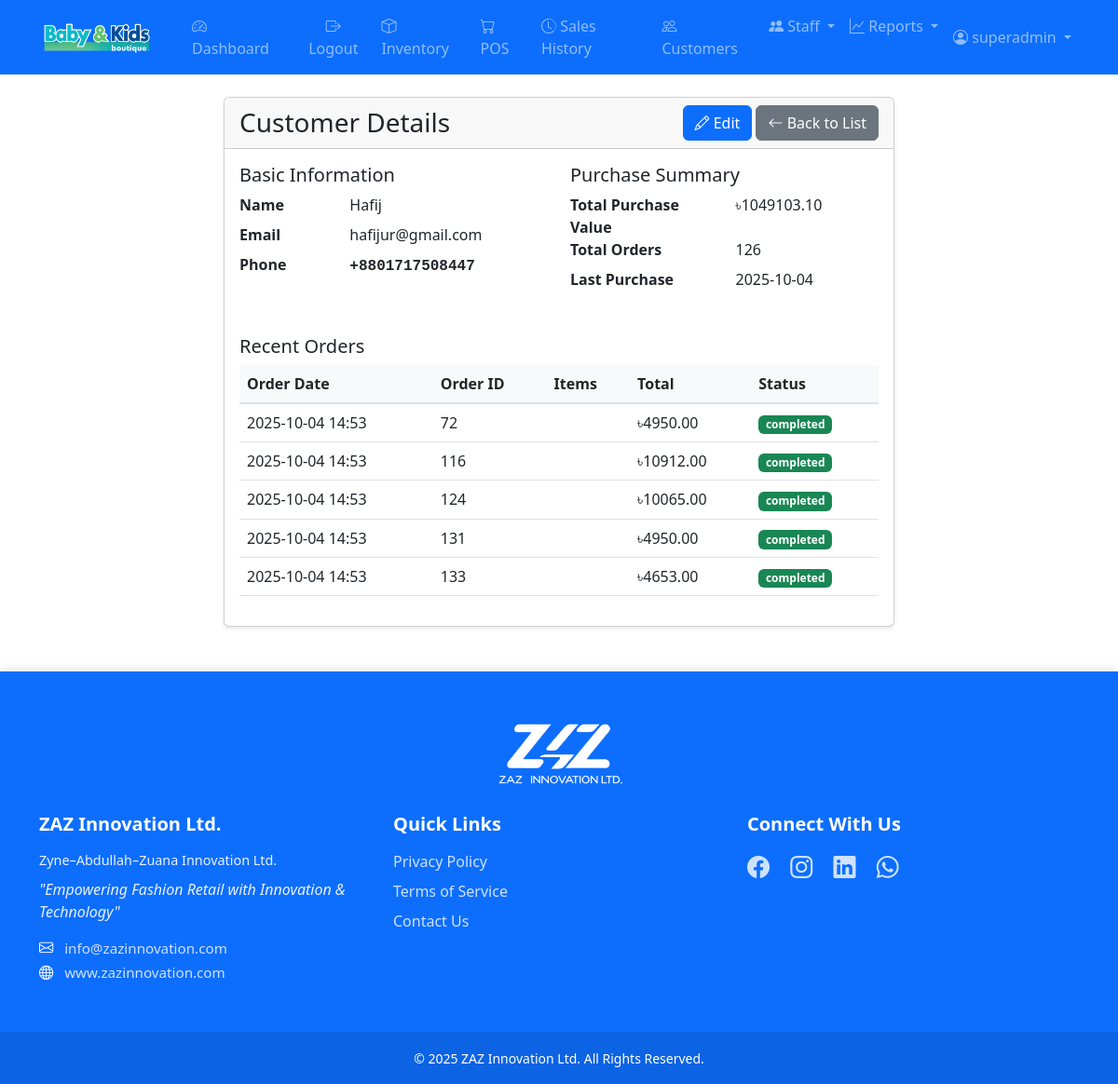
/accounts/customers/4/ (signed in), run on the app's committed database.
### accounts/models.py (models this page shows, shortened)
class Customer(models.Model):
    name = models.CharField(max_length=100)
    email = models.EmailField(blank=True, null=True)
    phone_number = models.CharField(max_length=14, blank=True, null=True,
                                  help_text="")
    total_purchase_value = models.DecimalField(
        max_digits=12,
        decimal_places=2,
        default=0,
        validators=[MinValueValidator(0)]
    )
    created_at = models.DateTimeField(auto_now_add=True)
    updated_at = models.DateTimeField(auto_now=True)
    def get_formatted_phone(self):
        if not self.phone_number:
            return "Not provided"
        return self.phone_number

### sales/models.py (models this page shows, shortened)
class Order(models.Model):
    ORDER_STATUS_CHOICES = [
        ('pending', 'Pending'),
        ('completed', 'Completed'),
        ('cancelled', 'Cancelled'),
    ]
    customer = models.ForeignKey('accounts.Customer', null=True, on_delete=models.PROTECT)
    salesperson = models.ForeignKey(User, on_delete=models.PROTECT)
    shop_assistant = models.ForeignKey(
        'accounts.ShopAssistant',
        null=True,
        blank=True,
        on_delete=models.SET_NULL,
        help_text="Shop assistant who helped with this sale"
    )
    order_date = models.DateTimeField(auto_now_add=True)
    subtotal = models.DecimalField(max_digits=10, decimal_places=2, validators=[MinValueValidator(0)], default=0)
    tax = models.DecimalField(max_digits=10, decimal_places=2, validators=[MinValueValidator(0)], default=0)
    total = models.DecimalField(max_digits=10, decimal_places=2, validators=[MinValueValidator(0)], default=0)
    status = models.CharField(max_length=20, choices=ORDER_STATUS_CHOICES, default='pending')

### accounts/views.py (the view)
# urls.py: path('customers/<int:pk>/', views.CustomerDetailView.as_view(), name='customer-detail'),
class CustomerDetailView(LoginRequiredMixin, DetailView):
    model = Customer
    template_name = 'accounts/customer_detail.html'
    context_object_name = 'customer'
    def get_context_data(self, **kwargs):
        context = super().get_context_data(**kwargs)
        orders = self.object.order_set.select_related('salesperson')
        context['orders'] = orders
        context['last_order_date'] = orders.order_by('-order_date').values_list('order_date', flat=True).first()
        return context

### templates/accounts/customer_detail.html (shortened to what this page needs)
{% extends "base.html" %}
{% block content %}
<div class="container">
    <div class="row justify-content-center">
        <div class="col-md-8">
            <div class="card">
                <div class="card-header">
                    <div class="d-flex justify-content-between align-items-center">
                        <h3 class="card-title mb-0">Customer Details</h3>
                        <div>
                            <a href="{% url 'accounts:customer-edit' customer.pk %}" class="btn btn-primary">
                                <i class="bi bi-pencil"></i> Edit
                            </a>
                            <a href="{% url 'accounts:customer-list' %}" class="btn btn-secondary">
                                <i class="bi bi-arrow-left"></i> Back to List
                            </a>
                        </div>
                    </div>
                </div>
                <div class="card-body">
                    <div class="row mb-4">
                        <div class="col-md-6">
                            <h5>Basic Information</h5>
                            <dl class="row">
                                <dt class="col-sm-4">Name</dt>
                                <dd class="col-sm-8">{{ customer.name }}</dd>
                                <dt class="col-sm-4">Email</dt>
                                <dd class="col-sm-8">{{ customer.email|default:"Not provided" }}</dd>
                                <dt class="col-sm-4">Phone</dt>
                                <dd class="col-sm-8">
                                    <span class="fw-bold font-monospace">{{ customer.get_formatted_phone }}</span>
                                </dd>
                            </dl>
                        </div>
                        <div class="col-md-6">
                            <h5>Purchase Summary</h5>
                            <dl class="row">
                                <dt class="col-sm-6">Total Purchase Value</dt>
                                <dd class="col-sm-6">৳{{ customer.total_purchase_value|floatformat:2 }}</dd>
                                <dt class="col-sm-6">Total Orders</dt>
                                <dd class="col-sm-6">{{ customer.order_set.count }}</dd>
                                <dt class="col-sm-6">Last Purchase</dt>
                                <dd class="col-sm-6">
                                    {% if last_order_date %}
                                        {{ last_order_date|date:"Y-m-d" }}
                                    {% else %}
                                        No purchases yet
                                    {% endif %}
                                </dd>
                            </dl>
                        </div>
                    </div>
                    {% if customer.order_set.exists %}
                    <div class="mt-4">
                        <h5>Recent Orders</h5>
                        <div class="table-responsive">
                            <table class="table table-hover">
                                <thead>
                                    <tr>
                                        <th>Order Date</th>
                                        <th>Order ID</th>
                                        <th>Items</th>
                                        <th>Total</th>
                                        <th>Status</th>
                                    </tr>
                                </thead>
                                <tbody>
                                    {% for order in customer.order_set.all|slice:":5" %}
                                    <tr>
                                        <td>{{ order.order_date|date:"Y-m-d H:i" }}</td>
                                        <td>{{ order.id }}</td>
                                        <td>{{ order.items.count }}</td>
                                        <td>৳{{ order.total|floatformat:2 }}</td>
                                        <td>
                                            <span class="badge bg-success">{{ order.status }}</span>
                                        </td>
                                    </tr>
                                    {% endfor %}
                                </tbody>
                            </table>
                        </div>
                    </div>
                    {% endif %}
                </div>
            </div>
        </div>
    </div>
</div>
{% endblock %}

### templates/base.html (shortened to what this page needs)
<!DOCTYPE html>
<html lang="en">
<head>
    <link href="https://cdn.jsdelivr.net/npm/bootstrap@5.3.0/dist/css/bootstrap.min.css" rel="stylesheet">
    <link href="https://cdn.jsdelivr.net/npm/bootstrap-icons@1.7.2/font/bootstrap-icons.css" rel="stylesheet">
    {% load static %}
    <link rel="stylesheet" href="{% static 'css/main.css' %}?v=1.1">
</head>
<body>
    <nav class="navbar navbar-expand-lg navbar-dark bg-primary">
        <div class="container">
            <a class="navbar-brand" href="{% url 'dashboard:dashboard' %}">
                <img src="{% static 'images/logo.png' %}" alt="Kids Store" height="40">
            </a>
            <div class="collapse navbar-collapse" id="navbarNav">
                {% if user.is_authenticated %}
                <ul class="navbar-nav me-auto">
                    <li class="nav-item">
                        <a class="nav-link" href="{% url 'dashboard:dashboard' %}">
                            <i class="bi bi-speedometer2"></i> Dashboard
                        </a>
                    </li>
                    <li class="nav-item">
                        <form method="post" action="{% url 'logout' %}" class="d-inline">
                            <button type="submit" class="nav-link border-0 bg-transparent">
                                <i class="bi bi-box-arrow-right"></i> Logout
                            </button>
                        </form>
                    </li>
                    <li class="nav-item">
                        <a class="nav-link" href="{% url 'inventory:product-list' %}">
                            <i class="bi bi-box"></i> Inventory
                        </a>
                    </li>
                    <li class="nav-item">
                        <a class="nav-link" href="{% url 'sales:pos' %}">
                            <i class="bi bi-cart"></i> POS
                        </a>
                    </li>
                    <li class="nav-item">
                        <a class="nav-link" href="{% url 'sales:sale-list' %}">
                            <i class="bi bi-clock-history"></i> Sales History
                        </a>
                    </li>
                    <li class="nav-item">
                        <a class="nav-link" href="{% url 'accounts:customer-list' %}">
                            <i class="bi bi-people"></i> Customers
                        </a>
                    </li>
                    {% if user.is_staff %}
                    <li class="nav-item dropdown">
                        <a class="nav-link dropdown-toggle" href="#" role="button" data-bs-toggle="dropdown">
                            <i class="bi bi-people-fill"></i> Staff
                        </a>
                    </li>
                    {% endif %}
                    {% if user.is_staff %}
                    <li class="nav-item dropdown">
                        <a class="nav-link dropdown-toggle" href="#" role="button" data-bs-toggle="dropdown">
                            <i class="bi bi-graph-up"></i> Reports
                        </a>
                    </li>
                    {% endif %}
                </ul>
                <ul class="navbar-nav">
                    <li class="nav-item dropdown">
                        <a class="nav-link dropdown-toggle" href="#" role="button" data-bs-toggle="dropdown">
                            <i class="bi bi-person-circle"></i> {{ user.username }}
                        </a>
                    </li>
                </ul>
                {% endif %}
            </div>
        </div>
    </nav>
    <div class="container mt-4">
        {% block content %}{% endblock %}
    </div>
    <footer class="footer bg-primary text-white mt-5">
        <div class="container py-5">
            <div class="footer-logo text-center mb-4">
                <img src="{% static 'images/logo-zaz.png' %}" alt="ZAZ Innovation Ltd." class="footer-brand-logo">
            </div>
            <div class="row">
                <div class="col-lg-4 mb-4 mb-lg-0">
                    <h5 class="mb-3">ZAZ Innovation Ltd.</h5>
                    <p class="company-full-name mb-2">Zyne–Abdullah–Zuana Innovation Ltd.</p>
                    <p class="tagline mb-3">"Empowering Fashion Retail with Innovation & Technology"</p>
                    <div class="contact-info">
                        <p class="mb-1"><i class="bi bi-envelope"></i> <a href="mailto:info@zazinnovation.com">info@zazinnovation.com</a></p>
                        <p class="mb-1"><i class="bi bi-globe"></i> <a href="https://www.zazinnovation.com" target="_blank">www.zazinnovation.com</a></p>
                    </div>
                </div>
                <div class="col-lg-4 mb-4 mb-lg-0">
                    <h5 class="mb-3">Quick Links</h5>
                    <ul class="list-unstyled">
                        <li class="mb-2"><a href="#">Privacy Policy</a></li>
                        <li class="mb-2"><a href="#">Terms of Service</a></li>
                        <li class="mb-2"><a href="#">Contact Us</a></li>
                    </ul>
                </div>
                <div class="col-lg-4">
                    <h5 class="mb-3">Connect With Us</h5>
                    <div class="social-icons">
                        <a href="#" class="me-3" title="Facebook"><i class="bi bi-facebook"></i></a>
                        <a href="#" class="me-3" title="Instagram"><i class="bi bi-instagram"></i></a>
                        <a href="#" class="me-3" title="LinkedIn"><i class="bi bi-linkedin"></i></a>
                        <a href="#" class="me-3" title="WhatsApp"><i class="bi bi-whatsapp"></i></a>
                    </div>
                </div>
            </div>
        </div>
        <div class="copyright-bar py-3">
            <div class="container text-center">
                <small>© 2025 ZAZ Innovation Ltd. All Rights Reserved.</small>
            </div>
        </div>
    </footer>
</body>
</html>

### static/css/main.css (style rules this page uses)
.card { transition: transform 0.2s; box-shadow: 0 2px 4px rgba(0,0,0,0.1); }
.table th { background-color: #f8f9fa; border-bottom: 2px solid #dee2e6; }
.navbar .nav-link { padding: 0.5rem 1rem; transition: color 0.2s; }
.footer { margin-top: auto; box-shadow: 0 -2px 10px rgba(0,0,0,0.1); }
.footer-logo { margin-bottom: 2rem; }
.footer-brand-logo { height: 80px; width: auto; filter: brightness(0) invert(1); transition: transform 0.3s ease; }
.footer h5 { font-weight: 600; margin-bottom: 1.5rem; }
.footer a { color: rgba(255,255,255,0.8); text-decoration: none; transition: color 0.2s ease; }
.footer .company-full-name { font-size: 0.9rem; color: rgba(255,255,255,0.9); }
.footer .tagline { font-style: italic; color: rgba(255,255,255,0.9); }
.footer .contact-info { font-size: 0.95rem; }
.footer .contact-info i { margin-right: 0.5rem; }
.footer .social-icons { font-size: 1.5rem; }
.footer .social-icons a { transition: transform 0.2s ease; display: inline-block; }
.footer .copyright-bar { background-color: rgba(0,0,0,0.1); }
body { min-height: 100vh; display: flex; flex-direction: column; }
.navbar-brand { padding: 0.25rem 0; margin-right: 2rem; }
.navbar-brand { padding: 0.25rem 0; }
.navbar-brand img { height: 45px; width: auto; object-fit: contain; display: block; }

### data on the page
Customer: name "Hafij", email "hafijur@gmail.com", get_formatted_phone "+8801717508447", total_purchase_value "1049103.10", order_set.count "126"
Order: order_date "2025-10-04 14:53", id "72", total "4950.00", status "completed"
Order: order_date "2025-10-04 14:53", id "116", total "10912.00", status "completed"
Order: order_date "2025-10-04 14:53", id "124", total "10065.00", status "completed"
Order: order_date "2025-10-04 14:53", id "131", total "4950.00", status "completed"
Order: order_date "2025-10-04 14:53", id "133", total "4653.00", status "completed"

### other printed values
{{ user.username }} "superadmin"
{{ last_order_date|date:"Y-m-d" }} "2025-10-04"
